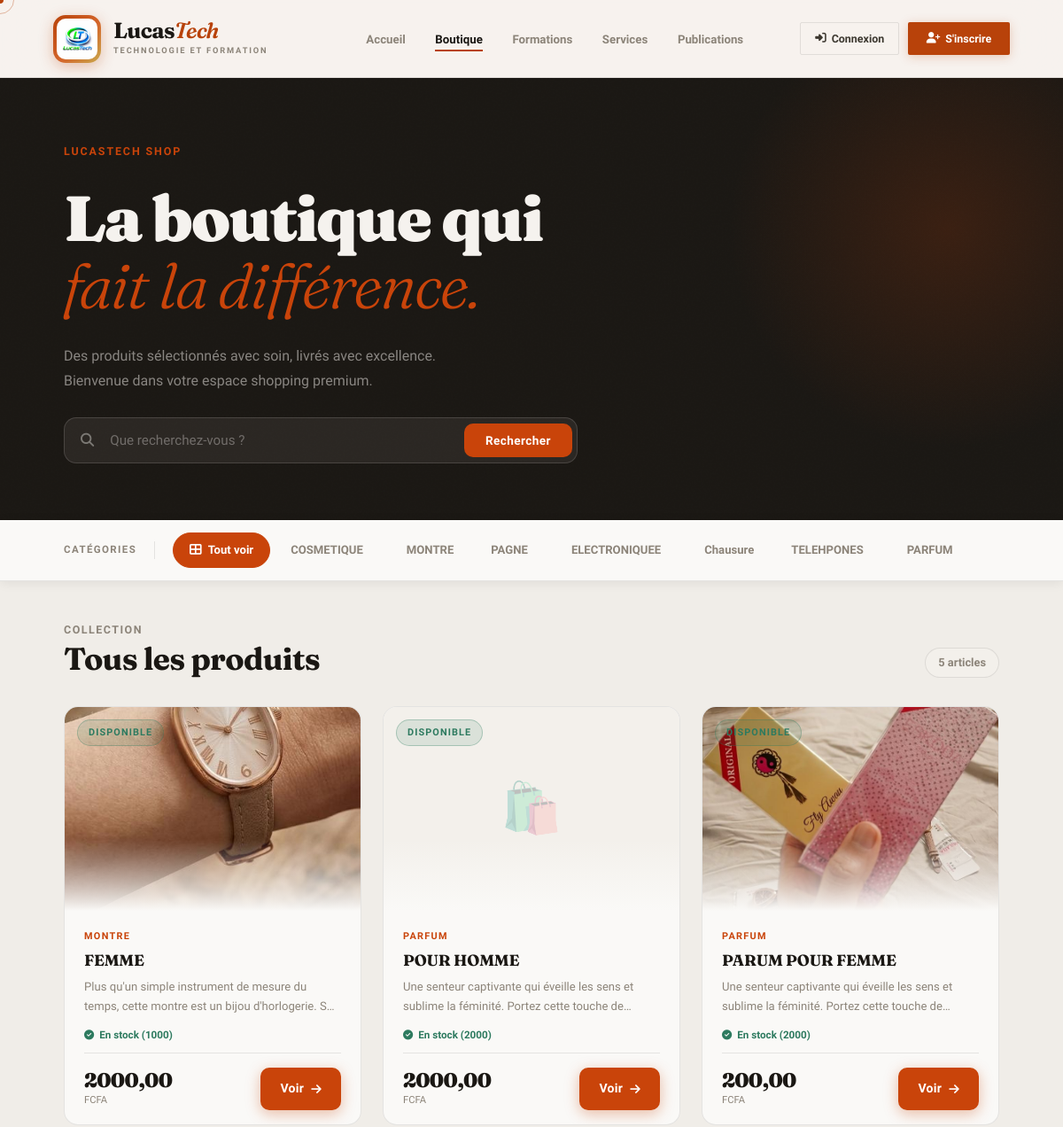
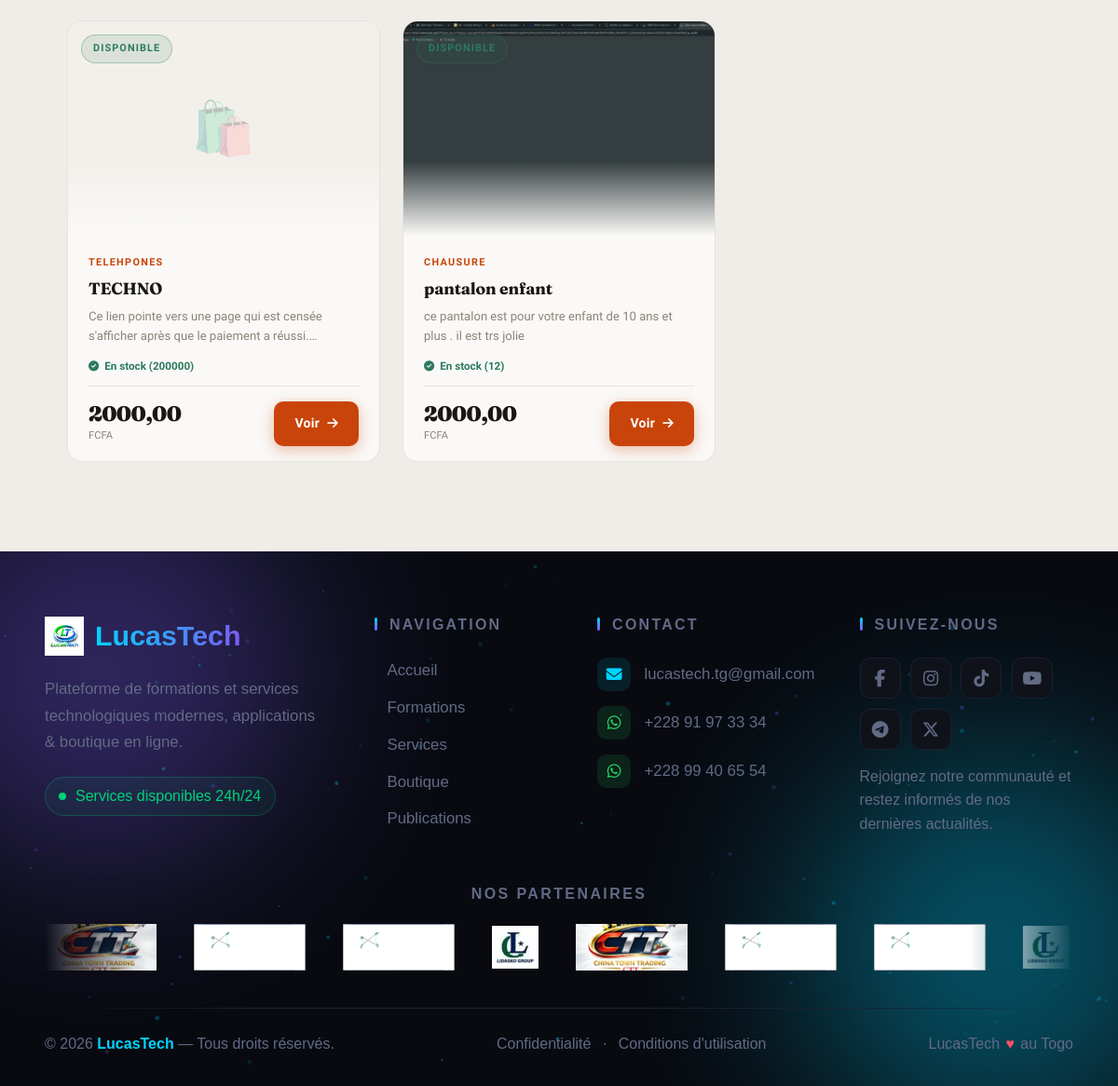
The app's page /shop/ with its own data (2 pictures, top to bottom).
### Shop/models.py (models this page shows, shortened)
class Category(models.Model):
    name        = models.CharField(max_length=100)
    description = models.TextField(blank=True)
    icon        = models.CharField(max_length=50, blank=True, help_text="Classe Font Awesome ex: fa-mobile")
    slug        = models.SlugField(unique=True)
    order       = models.PositiveIntegerField(default=0)
    class Meta:
        ordering = ['order', 'name']
        verbose_name_plural = 'Categories'

class Product(models.Model):
    category     = models.ForeignKey(Category, on_delete=models.SET_NULL, null=True, related_name='products')
    name         = models.CharField(max_length=255, db_index=True)  # 🔥 index pour recherche rapide
    description  = models.TextField()
    price        = models.DecimalField(max_digits=10, decimal_places=2)
    bulk_price   = models.DecimalField(max_digits=10, decimal_places=2, null=True, blank=True, help_text="Prix en gros")
    bulk_min_qty = models.PositiveIntegerField(default=10, help_text="Quantité min pour prix en gros")
    image        = models.ImageField(upload_to='shop/products/', blank=True, null=True)
    video        = models.FileField(upload_to='shop/videos/', blank=True, null=True)
    stock        = models.PositiveIntegerField(default=0)
    is_available = models.BooleanField(default=True)
    is_featured  = models.BooleanField(default=False)
    created_at   = models.DateTimeField(auto_now_add=True)
    updated_at   = models.DateTimeField(auto_now=True)
    class Meta:
        ordering = ['-created_at']
    @property
    def is_in_stock(self):
        return self.stock > 0

### core/models.py (models this page shows, shortened)
class Partner(models.Model):
    name = models.CharField(max_length=100)
    logo = models.ImageField(upload_to='partners/')
    website = models.URLField(blank=True, null=True)

### Shop/views.py (the view)
# urls.py: path('shop/',         include('Shop.urls')),
def shop(request):
    categories    = Category.objects.all()
    announcement  = Announcement.objects.filter(is_active=True).first()
    category_slug = request.GET.get('category')
    search_query  = request.GET.get('q', '').strip()
    products = Product.objects.filter(is_available=True).select_related('category')
    if category_slug:
        products = products.filter(category__slug=category_slug)
    if search_query:
        products = products.filter(
            Q(name__icontains=search_query) |
            Q(description__icontains=search_query)
        )
    active_category = None
    if category_slug:
        active_category = Category.objects.filter(slug=category_slug).first()
    return render(request, 'shop/shop.html', {
        'products':        products,
        'categories':      categories,
        'announcement':    announcement,
        'search_query':    search_query,
        'active_category': active_category,
    })

### Shop/templates/shop/shop.html (shortened to what this page needs)
{% extends 'core/base.html' %}
{% block content %}
<div class="sh-hero">
  <div class="sh-hero-inner">
    <p class="sh-hero-eyebrow">LucasTech shop</p>
    <h1 class="sh-hero-title">
      La boutique qui<br><em>fait la différence.</em>
    </h1>
    <p class="sh-hero-sub">
      Des produits sélectionnés avec soin, livrés avec excellence.
      Bienvenue dans votre espace shopping premium.
    </p>
    <div class="sh-search-wrap">
      <form method="get" action="{% url 'shop:shop' %}">
        <div class="sh-search">
          <i class="fa fa-search"></i>
          <input
            type="text"
            name="q"
            value="{{ search_query }}"
            placeholder="Que recherchez-vous ?"
            autocomplete="off"
          >
          <button type="submit" class="sh-search-btn">
            Rechercher
          </button>
        </div>
      </form>
    </div>
  </div>
</div>
<div class="sh-cats-outer">
  <div class="sh-cats-wrap">
    <span class="sh-cats-label">Catégories</span>
    <div class="sh-cats-scroll">
      <a href="{% url 'shop:shop' %}"
         class="sh-cat-btn {% if not active_category %}active{% endif %}">
        <i class="fa fa-th-large"></i> Tout voir
      </a>
      {% for cat in categories %}
      <a href="{% url 'shop:shop' %}?category={{ cat.slug }}"
         class="sh-cat-btn {% if active_category.slug == cat.slug %}active{% endif %}">
        {{ cat.name }}
      </a>
      {% endfor %}
    </div>
  </div>
</div>
<section class="sh-section">
  <div class="sh-section-header">
    <h2 class="sh-section-title">
      <span>
        {% if active_category %}Catégorie
        {% elif search_query %}Recherche
        {% else %}Collection{% endif %}
      </span>
      {% if active_category %}
        {{ active_category.name }}
      {% elif search_query %}
        "{{ search_query }}"
      {% else %}
        Tous les produits
      {% endif %}
    </h2>
    <span class="sh-count">{{ products|length }} article{% if products|length != 1 %}s{% endif %}</span>
  </div>
  <div class="sh-grid">
    {% for product in products %}
    <article class="sh-card" style="animation-delay: {{ forloop.counter0 }}0{{ forloop.counter0 }}ms">
      <div class="sh-card-media">
        {% if product.is_featured %}
          <span class="sh-badge featured"><i class="fa fa-star"></i> Vedette</span>
        {% elif product.is_in_stock %}
          <span class="sh-badge available">Disponible</span>
        {% else %}
          <span class="sh-badge unavailable">Rupture</span>
        {% endif %}
        {% if product.video %}
          <video src="{{ product.video.url }}" autoplay muted loop playsinline></video>
        {% elif product.image %}
          <img src="{{ product.image.url }}" alt="{{ product.name }}" loading="lazy">
        {% else %}
          <div class="sh-card-media-placeholder">🛍️</div>
        {% endif %}
      </div>
      <div class="sh-card-body">
        {% if product.category %}
          <span class="sh-card-cat">{{ product.category.name }}</span>
        {% endif %}
        <h3 class="sh-card-name">{{ product.name }}</h3>
        <p class="sh-card-desc">{{ product.description }}</p>
      </div>
      <div class="sh-stock {% if product.stock == 0 %}low{% elif product.stock >= 5 %}ok{% else %}low{% endif %}">
        {% if product.stock == 0 %}
          <i class="fa fa-times-circle"></i> Rupture de stock
        {% elif product.stock < 5 %}
          <i class="fa fa-exclamation-triangle"></i> Plus que {{ product.stock }} en stock
        {% else %}
          <i class="fa fa-check-circle"></i> En stock ({{ product.stock }})
        {% endif %}
      </div>
      <div class="sh-card-divider"></div>
      <div class="sh-card-footer">
        <div class="sh-card-price">
          <strong>{{ product.price }}</strong>
          <small>FCFA</small>
        </div>
        <div style="display:flex;gap:8px;align-items:center;">
          <a href="{% url 'shop:product_detail' product.pk %}" class="sh-btn-voir">
            Voir <i class="fa fa-arrow-right"></i>
          </a>
        </div>
      </div>
    </article>
    {% endfor %}
  </div>
</section>
{% endblock %}

### core/templates/core/base.html (shortened to what this page needs)
{% load static %}
<!DOCTYPE html>
<html lang="fr">
<head>
  <link rel="stylesheet" href="https://cdnjs.cloudflare.com/ajax/libs/font-awesome/6.5.0/css/all.min.css">
  <link rel="stylesheet" href="{% static 'core/css/style.css' %}">
</head>
<body>
<header>
  <nav class="navbar" id="navbar" aria-label="Navigation principale">
    <a href="{% url 'core:home' %}" class="navbar__brand">
      <div class="brand-logo-wrap">
        <img src="{% static 'images/logo.png' %}" alt="LucasTech" class="brand-logo-img"
             onerror="this.style.display='none';document.querySelector('.brand-logo-fallback').style.display='flex'">
      </div>
      <div class="brand-text">
        <span class="brand-name">Lucas<em>Tech</em></span>
        <span class="brand-tagline">Technologie et  Formation</span>
      </div>
    </a>
    <ul class="navbar__links">
      <li><a href="{% url 'core:home' %}">Accueil</a></li>
      <li><a href="{% url 'shop:shop' %}">Boutique</a></li>
      <li><a href="{% url 'formations:formations' %}">Formations</a></li>
      <li><a href="{% url 'services:services' %}">Services</a></li>
      <li><a href="{% url 'publications:publications' %}">Publications</a></li>
    </ul>
    <div class="nav-auth">
      {% if user.is_authenticated %}
        <a href="{% url 'users:profile' %}" class="nav-auth__status">
          <span class="dot"></span> Mon profil
        </a>
        <form method="post" action="{% url 'users:logout' %}" style="display:inline;">
          {% csrf_token %}
          <button type="submit" class="nav-auth__logout">
            <i class="fa fa-sign-out-alt"></i> Déconnexion
          </button>
        </form>
      {% else %}
        <a href="{% url 'users:login' %}" class="nav-auth__login">
          <i class="fa fa-sign-in-alt"></i> Connexion
        </a>
        <a href="{% url 'users:register' %}" class="nav-auth__register">
          <i class="fa fa-user-plus"></i> S'inscrire
        </a>
      {% endif %}
    </div>
  </nav>
</header>
<main id="main-content">
{% block content %}{% endblock %}
</main>
{% block footer %}
  {% include 'core/footer.html' %}
{% endblock %}
</body>
</html>

### core/templates/core/footer.html (shortened to what this page needs)
{% load static %}
 <link rel="stylesheet" href="{% static 'core/css/footer.css' %}">
<footer class="lt-footer">
    <div class="lt-footer__bg" aria-hidden="true">
        <div class="lt-footer__glow lt-footer__glow--left"></div>
        <div class="lt-footer__glow lt-footer__glow--right"></div>
        <canvas class="lt-footer__particles" id="footerCanvas"></canvas>
    </div>
    <div class="lt-footer__top">
        <div class="lt-footer__col lt-footer__brand" data-animate="fade-up" data-delay="0">
            <div class="lt-footer__logo">
                <img src="{% static 'images/logo.png' %}" alt="Logo LucasTech">
                <span class="lt-footer__logo-name">LucasTech</span>
            </div>
            <p class="lt-footer__tagline">
                Plateforme de formations et services technologiques modernes, applications &amp; boutique en ligne.
            </p>
            <div class="lt-footer__badge">
                <span class="lt-footer__pulse"></span>
                Services disponibles 24h/24
            </div>
        </div>
        <div class="lt-footer__col" data-animate="fade-up" data-delay="100">
            <h3 class="lt-footer__col-title">Navigation</h3>
            <ul class="lt-footer__links">
                <li><a href="/">Accueil</a></li>
                <li><a href="{% url 'formations:formations' %}">Formations</a></li>
                <li><a href="{% url 'services:services' %}">Services</a></li>
                <li><a href="{% url 'shop:shop' %}">Boutique</a></li>
                <li><a href="{% url 'publications:publications' %}">Publications</a></li>
            </ul>
        </div>
        <div class="lt-footer__col" data-animate="fade-up" data-delay="200">
            <h3 class="lt-footer__col-title">Contact</h3>
            <ul class="lt-footer__contact">
                <li>
                    <span class="lt-footer__contact-icon">
                        <i class="fas fa-envelope"></i>
                    </span>
                    <a href="mailto:lucastech.tg@gmail.com">lucastech.tg@gmail.com</a>
                </li>
                <li>
                    <span class="lt-footer__contact-icon lt-footer__contact-icon--wa">
                        <i class="fab fa-whatsapp"></i>
                    </span>
                    <a href="https://wa.me/22891973334" target="_blank" rel="noopener">+228 91 97 33 34</a>
                </li>
                <li>
                    <span class="lt-footer__contact-icon lt-footer__contact-icon--wa">
                        <i class="fab fa-whatsapp"></i>
                    </span>
                    <a href="https://wa.me/22899406554" target="_blank" rel="noopener">+228 99 40 65 54</a>
                </li>
            </ul>
        </div>
        <div class="lt-footer__col" data-animate="fade-up" data-delay="300">
            <h3 class="lt-footer__col-title">Suivez-nous</h3>
            <div class="lt-footer__socials">
                <a href="https://facebook.com"  target="_blank" rel="noopener" aria-label="Facebook"  class="lt-social lt-social--fb"><i class="fab fa-facebook-f"></i></a>
                <a href="https://instagram.com" target="_blank" rel="noopener" aria-label="Instagram" class="lt-social lt-social--ig"><i class="fab fa-instagram"></i></a>
                <a href="https://tiktok.com"    target="_blank" rel="noopener" aria-label="TikTok"    class="lt-social lt-social--tt"><i class="fab fa-tiktok"></i></a>
                <a href="https://youtube.com"   target="_blank" rel="noopener" aria-label="YouTube"   class="lt-social lt-social--yt"><i class="fab fa-youtube"></i></a>
                <a href="https://t.me"          target="_blank" rel="noopener" aria-label="Telegram"  class="lt-social lt-social--tg"><i class="fab fa-telegram"></i></a>
                <a href="https://twitter.com"   target="_blank" rel="noopener" aria-label="X/Twitter" class="lt-social lt-social--tw"><i class="fab fa-x-twitter"></i></a>
            </div>
            <p class="lt-footer__social-text">Rejoignez notre communauté et restez informés de nos dernières actualités.</p>
        </div>
    </div>
    {% if partners %}
    <div class="lt-footer__partners" data-animate="fade-up" data-delay="400">
        <h4 class="lt-footer__partners-title">Nos partenaires</h4>
        <div class="lt-footer__ticker-wrap" aria-label="Défilement des partenaires">
            <div class="lt-footer__ticker" id="partnerTicker">
                {% for partner in partners %}
                <div class="lt-footer__partner-item">
                    <a href="{{ partner.website.url }}" target="_blank" rel="noopener" aria-label="{{ partner.name }}">
                        <img src="{{ partner.logo.url }}" alt="{{ partner.name }}">
                    </a>
                </div>
                {% endfor %}
                {% for partner in partners %}
                <div class="lt-footer__partner-item" aria-hidden="true">
                    <a href="{{ partner.website.url }}" target="_blank" rel="noopener" aria-label="{{ partner.name }}">
                        <img src="{{ partner.logo.url }}" alt="">
                    </a>
                </div>
                {% endfor %}
            </div>
        </div>
    </div>
    {% endif %}
    <div class="lt-footer__divider" aria-hidden="true"></div>
    <div class="lt-footer__bottom">
        <p class="lt-footer__copy">
            &copy; <span id="footerYear"></span> <strong>LucasTech</strong> — Tous droits réservés.
        </p>
        <div class="lt-footer__bottom-links">
            <a href="#">Confidentialité</a>
            <span aria-hidden="true">·</span>
            <a href="#">Conditions d'utilisation</a>
        </div>
        <p class="lt-footer__made">
            LucasTech <span class="lt-footer__heart">♥</span> au Togo
        </p>
    </div>
</footer>

### records on screen
Category: name "COSMETIQUE"
Category: name "MONTRE"
Category: name "PAGNE"
Category: name "ELECTRONIQUEE"
Category: name "Chausure"
Category: name "TELEHPONES"
Category: name "PARFUM"
Product: is_featured "DISPONIBLE", image (picture), category.name "MONTRE", name "FEMME", description "Plus qu'un simple instrument de mesure du temps, cette montre est un bijou d'horlogerie.…", stock "1000", price "2000,00"
Product: is_featured "DISPONIBLE", category.name "PARFUM", name "POUR HOMME", description "Une senteur captivante qui éveille les sens et sublime la féminité. Portez cette touche…", stock "2000", price "2000,00"
Product: is_featured "DISPONIBLE", image (picture), category.name "PARFUM", name "PARUM POUR FEMME", description "Une senteur captivante qui éveille les sens et sublime la féminité. Portez cette touche…", stock "2000", price "200,00"
Product: is_featured "DISPONIBLE", category.name "TELEHPONES", name "TECHNO", description "Ce lien pointe vers une page qui est censée s'afficher après que le paiement a…", stock "200000", price "2000,00"
Product: is_featured "DISPONIBLE", image (picture), category.name "CHAUSURE", name "pantalon enfant", description "ce pantalon est pour votre enfant de 10 ans et plus . il est trs jolie", stock "12", price "2000,00"
Partner: logo (picture)
Partner: logo (picture)
Partner: logo (picture)
Partner: logo (picture)

### other values on screen
{{ products|length }} "5"
